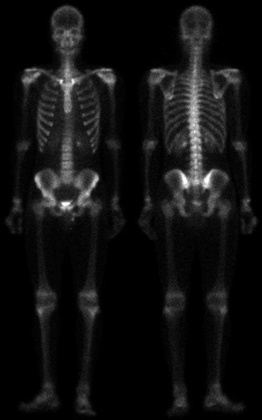
%> input picture Semester_VI/cse_3213/img/skeleton.jpg, 262 x 420 px, shrunk from 500 x 800 before the run
$ octave enhange3.m   (GNU Octave 9; MATLAB toolbox functions it lacks are replaced by stand-ins)
%> lines starting %> are read from the running program, lines starting %| are printed output that depends on the picture
clc; clear; close all;

I = im2double(imread('skeleton.jpg'));
%> I: size 420x262 double; min 0, max 1, mean 0.0676

laplacian1 = laplacian(I);
sharpened = I - laplacian1;
sobel1 = sobel(I);

figure('Name','Manual Filtering Results');
subplot(2,2,1); imshow(I); title('a) Original');
subplot(2,2,2); imshow(laplacian1); title('b) Laplacian Filtered');
subplot(2,2,3); imshow(sharpened); title('c) Sharpened (a-b)');
subplot(2,2,4); imshow(sobel1); title('d) Sobel Edges of bone scan');

function output = laplacian(input)
    [rows, cols] = size(input);
%> rows = 420; cols = 262
    output = zeros(size(input));
    kernel = [0 1 0; 1 -4 1; 0 1 0];
    padded = padarray(input, [1 1], 0);

    for i = 2:rows+1
        for j = 2:cols+1
            neighborhood = padded(i-1:i+1, j-1:j+1);
            output(i-1,j-1) = sum(sum(neighborhood .* kernel));
        end
    end
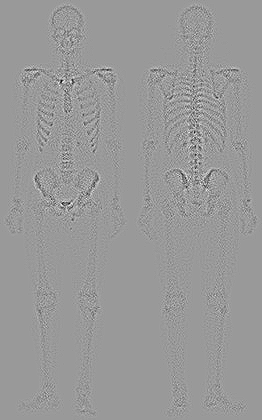
%> output: size 420x262 double; min -0.62, max 0.412, mean -3.21e-06; drawn with min black and max white
    output = mat2gray(output);
%> `sharpened = I - laplacian1;`:
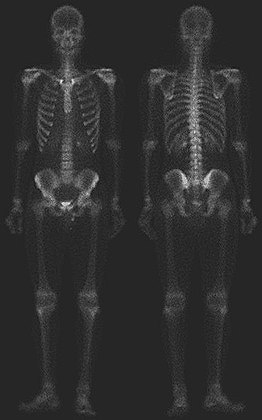
%> sharpened: size 420x262 double; min -0.876, max 0.965, mean -0.533; drawn with min black and max white
end

function magnitude = sobel(input)
    [rows, cols] = size(input);
    Gx = zeros(size(input));
    Gy = zeros(size(input));
    kernel_x = [-1 0 1; -2 0 2; -1 0 1];
    kernel_y = [-1 -2 -1; 0 0 0; 1 2 1];
    padded = padarray(input, [1 1], 0);

    for i = 2:rows+1
        for j = 2:cols+1
            patch = padded(i-1:i+1, j-1:j+1);
            Gx(i-1,j-1) = sum(sum(patch .* kernel_x));
            Gy(i-1,j-1) = sum(sum(patch .* kernel_y));
        end
    end
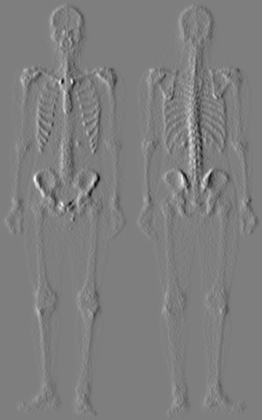
%> Gx: size 420x262 double; min -2.1, max 2.12, mean 2.85e-07; drawn with min black and max white
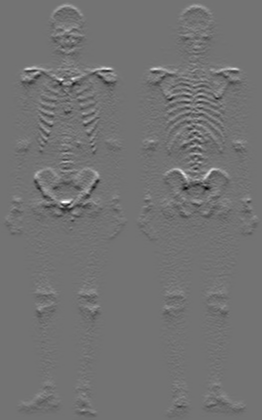
%> Gy: size 420x262 double; min -1.84, max 2.23, mean 2.85e-07; drawn with min black and max white

    magnitude = sqrt(Gx.^2 + Gy.^2);
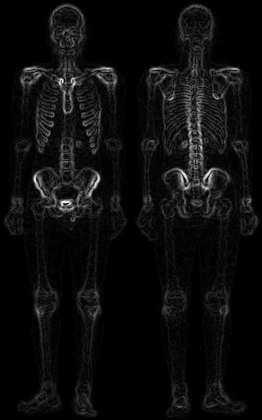
%> magnitude: size 420x262 double; min 0, max 2.25, mean 0.115; drawn with min black and max white
    magnitude = mat2gray(magnitude);
%> `imshow(sharpened)`:
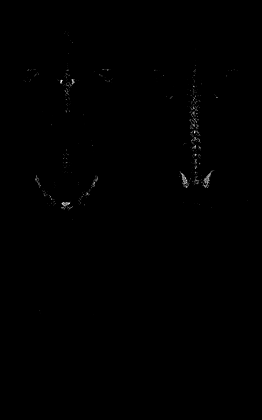
%> displayed picture: size 420x262, on the screen's scale of 0 to 255; min 0, max 246, mean 0.5
end
